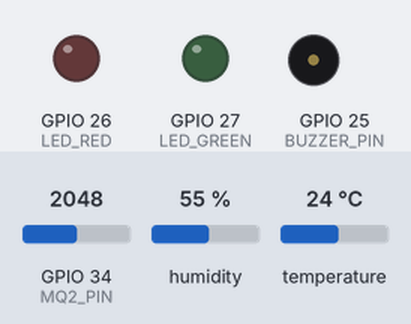
This sketch was run on a simulated ESP32. Parts: output pins drawn as LEDs (lit = HIGH), buzzer (waves = sounding). The test bench sets the inputs (shaded band); at power-on: temperature 24 °C, GPIO 34 (MQ2_PIN) = 2048, humidity 55 %. WiFi joins after 1.5 s; servers stay silent unless stated; no MQTT or app messages arrive unless stated; what the sketch prints to the serial monitor is not drawn.

Above: at 2.7 s.
2.8 s: temperature set to 34.2 °C
At 6.1 s:
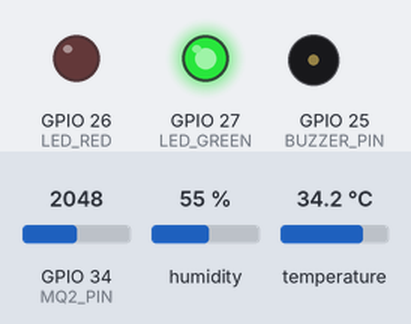
6.5 s: temperature set to 35.8 °C
At 10.4 s:
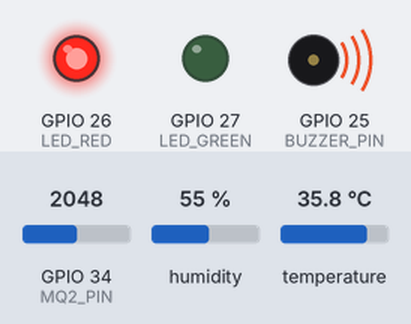
At 11.6 s:
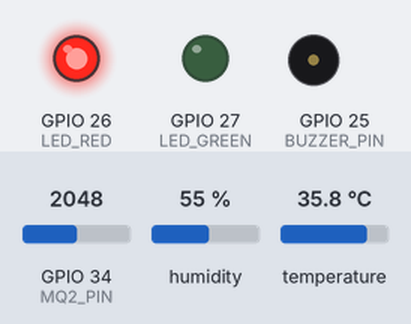
Timing chart, 0 to 32.0 s (numbered marks = the images above; inputs shaded):
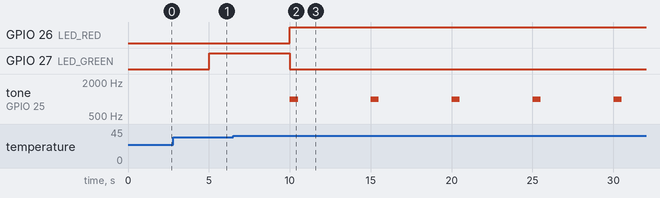

Measured:
- the behaviour switches between 35 and 35.1 °C on temperature (found by bisection; images 1 and 2)
- after the input at 6.5 s, GPIO 26 (LED_RED): LOW → HIGH after 3.5 s; GPIO 27 (LED_GREEN): HIGH → LOW after 3.5 s; tone on GPIO 25 (BUZZER_PIN): alternates 1000 Hz for 0.50 s and silent for 4.5 s, starting after 3.5 s

The sketch:

esp32_firmware.ino
```cpp
/*
  ESP32 — Système IoT Surveillance Intelligente
  Capteurs: DHT22 (Temp/Humidité) + MQ-2 (Gaz)
  Communication: WiFi + MQTT
  Alertes locales: LED + Buzzer
*/

#include <WiFi.h>
#include <PubSubClient.h>
#include <DHT.h>
#include <ArduinoJson.h>

// ── Configuration WiFi ──
const char* WIFI_SSID = "TON_WIFI";
const char* WIFI_PASS = "TON_MOT_DE_PASSE";

// ── Configuration MQTT ──
const char* MQTT_SERVER = "192.168.1.100";  // IP de ton broker Mosquitto
const int   MQTT_PORT   = 1883;
const char* MQTT_TOPIC  = "iot/sensors/data";
const char* DEVICE_ID   = "ESP32-01";

// ── Pins ──
#define DHT_PIN    4
#define DHT_TYPE   DHT22
#define MQ2_PIN    34   // Analogique
#define LED_RED    26
#define LED_GREEN  27
#define BUZZER_PIN 25

// ── Seuils d'alerte ──
#define TEMP_SEUIL   35.0
#define HUM_SEUIL    80.0
#define GAZ_SEUIL    300

// ── Objets ──
DHT dht(DHT_PIN, DHT_TYPE);
WiFiClient espClient;
PubSubClient mqttClient(espClient);

unsigned long lastMsg = 0;
const long INTERVAL = 5000;  // 5 secondes

void setup() {
  Serial.begin(115200);
  dht.begin();

  pinMode(LED_RED,    OUTPUT);
  pinMode(LED_GREEN,  OUTPUT);
  pinMode(BUZZER_PIN, OUTPUT);

  connectWiFi();
  mqttClient.setServer(MQTT_SERVER, MQTT_PORT);
  mqttClient.setCallback(mqttCallback);
}

void loop() {
  if (!mqttClient.connected()) reconnectMQTT();
  mqttClient.loop();

  unsigned long now = millis();
  if (now - lastMsg > INTERVAL) {
    lastMsg = now;
    readAndPublish();
  }
}

void readAndPublish() {
  float temperature = dht.readTemperature();
  float humidity    = dht.readHumidity();
  int   gasRaw      = analogRead(MQ2_PIN);
  int   gasPPM      = map(gasRaw, 0, 4095, 0, 500);

  if (isnan(temperature) || isnan(humidity)) {
    Serial.println("Erreur lecture DHT22!");
    return;
  }

  // Construire JSON
  StaticJsonDocument<256> doc;
  doc["device_id"]   = DEVICE_ID;
  doc["temperature"] = temperature;
  doc["humidity"]    = humidity;
  doc["gas"]         = gasPPM;
  doc["timestamp"]   = millis();

  char payload[256];
  serializeJson(doc, payload);

  // Publier MQTT
  mqttClient.publish(MQTT_TOPIC, payload);
  Serial.printf("Publié: T=%.1f°C H=%.1f%% G=%dppm\n", temperature, humidity, gasPPM);

  // Alertes locales
  bool danger = (temperature > TEMP_SEUIL || gasPPM > GAZ_SEUIL);
  digitalWrite(LED_RED,   danger ? HIGH : LOW);
  digitalWrite(LED_GREEN, danger ? LOW  : HIGH);

  if (danger) {
    tone(BUZZER_PIN, 1000, 500);
  }
}

void connectWiFi() {
  Serial.printf("Connexion WiFi: %s\n", WIFI_SSID);
  WiFi.begin(WIFI_SSID, WIFI_PASS);
  while (WiFi.status() != WL_CONNECTED) {
    delay(500); Serial.print(".");
  }
  Serial.printf("\nWiFi connecté! IP: %s\n", WiFi.localIP().toString().c_str());
}

void reconnectMQTT() {
  while (!mqttClient.connected()) {
    Serial.print("Connexion MQTT...");
    if (mqttClient.connect(DEVICE_ID)) {
      Serial.println("connecté!");
      mqttClient.subscribe("iot/commands/#");
    } else {
      Serial.printf("échec (rc=%d), retry dans 5s\n", mqttClient.state());
      delay(5000);
    }
  }
}

void mqttCallback(char* topic, byte* payload, unsigned int length) {
  String msg = "";
  for (int i = 0; i < length; i++) msg += (char)payload[i];
  Serial.printf("Message reçu [%s]: %s\n", topic, msg.c_str());
  // Traiter commandes (ex: activer/désactiver buzzer)
}
```
